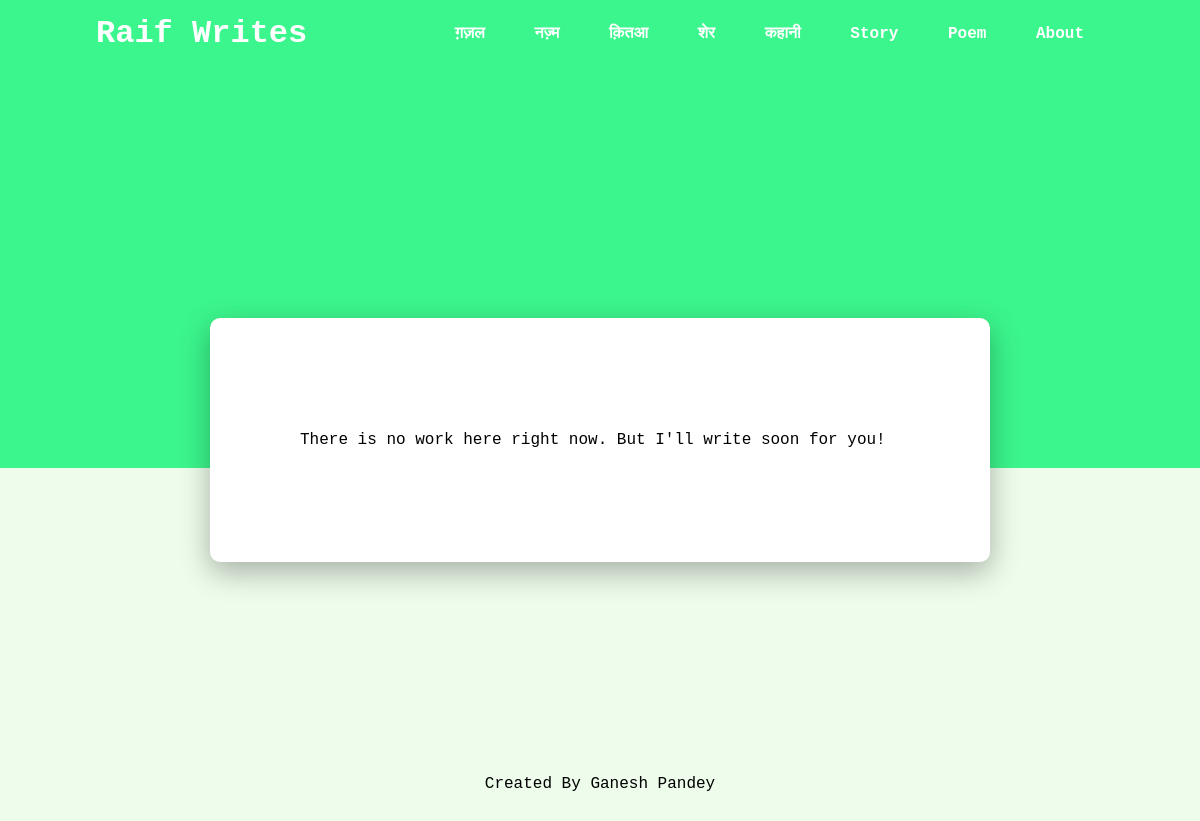
Before: /poem/ with the older database file.
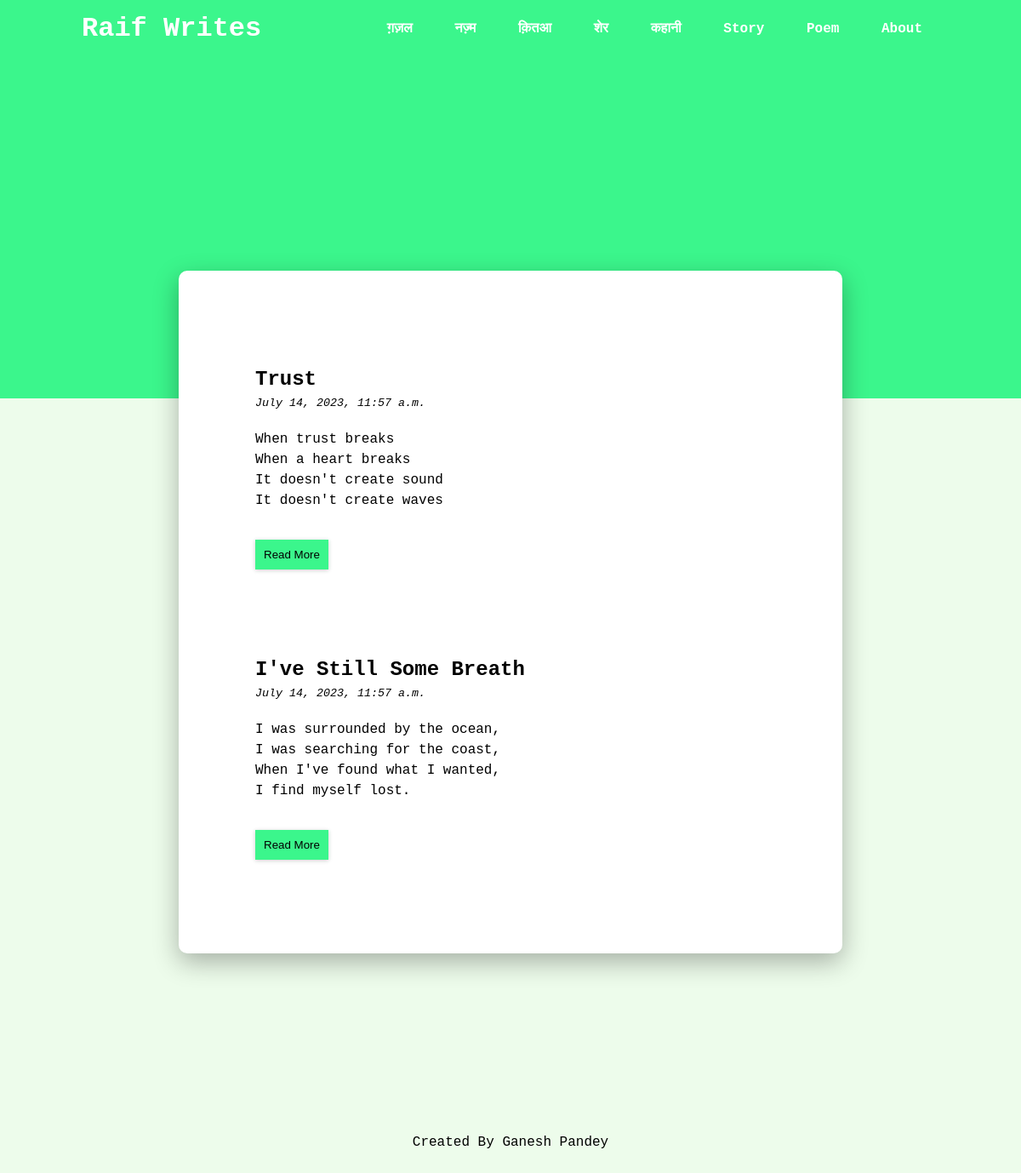
After: the same page with the newer database file.
### poem/models.py (models this page shows)
class Poem(models.Model):
    date_written = models.DateTimeField()
    title = models.CharField(max_length=255)
    content = models.TextField()

### poem/views.py (the view)
# urls.py: path("", views.index, name='index'),
def index(request):
    poem = Poem.objects.all()
    context = {
        'posts':poem,
        'app_name':'poem',
        'path_name':'poem'
    }
    return render(request, 'index.html', context)

### templates/index.html
{% extends "layout.html" %}
{% block body %}
{% for post in posts %}
<div class="article">
    <h2>{{ post.title }}</h2>
    <div class="author">
        {{ post.date_written }}
    </div>
    <div class="content">{{ post.content|truncatechars:350|linebreaksbr }}</div>
    {% with app_name|add:":"|add:path_name as new_url%}
    <a href="{% url new_url post_id=post.id %}"><button>Read More</button></a>
    {% endwith %}
</div>
{% empty %}
<div class="article">There is no work here right now. But I'll write soon for you!</div>
{% endfor %}
{% endblock %}

Changed rows visible on the page:
added Poem: title "Trust", date_written "July 14, 2023, 11:57 a.m.", content "When trust breaks When a heart breaks It doesn't create sound It doesn't create waves"
added Poem: title "I've Still Some Breath", date_written "July 14, 2023, 11:57 a.m.", content "I was surrounded by the ocean, I was searching for the coast, When I've found what I wanted, I find myself lost."
Other visible differences:
text no longer shown: "There is no work here right now. But I'll write soon for you!"
